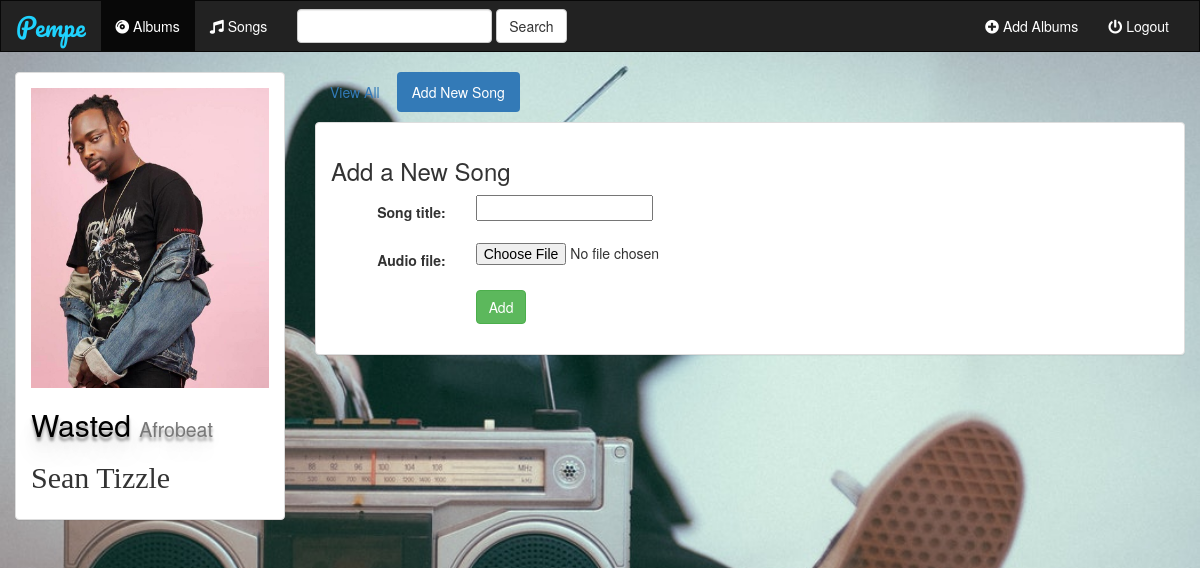
Screenshot of /music/6/create_song/ with the database file from the repository.
### music/models.py (models this page shows, shortened)
class Album(models.Model):
    artist = models.CharField(max_length=250)
    album_title = models.CharField(max_length=500)
    genre = models.CharField(max_length=100)
    album_logo = models.FileField()
    is_favorite = models.BooleanField(default=False)
    def __str__(self):
        return self.album_title + " - " + self.artist

### music/views.py (the view, shortened to what this page needs)
# urls.py: url(r'^(?P<album_id>[0-9]+)/create_song/$', views.create_song, name='create_song'),
def create_song(request, album_id):
    form = SongForm(request.POST or None, request.FILES or None)
    album = get_object_or_404(Album, pk=album_id)
    context = {
        'album': album,
        'form': form,
    }
    return render(request, 'music/create_song.html', context)

### music/forms.py
class SongForm(forms.ModelForm):
    class Meta:
        model = Song
        fields = ['song_title', 'audio_file']

### music/templates/music/create_song.html (shortened to what this page needs)
{% extends 'music/base.html' %}
{% block albums_active %}active{% endblock %}
{% block body %}
<div class="container-fluid">
    <div class="row">
        <div class="col-sm-4 col-md-3">
            <div class="panel panel-default">
                <div class="panel-body">
                        <a href="{% url 'music:detail' album.id %}">
                            {% if album.album_logo %}
                                <img style="height: 300px;width: 100%" src="{{ album.album_logo.url }}" class="img-responsive">
                            {% else %}
                                <h3>No image to display</h3>
                            {% endif %}
                        </a>
                    <h1 style="text-shadow: 0px 4px 3px rgba(0,0,0,0.4),
                                            0px 8px 13px rgba(0,0,0,0.1),
                                            0px 18px 23px rgba(0,0,0,0.1);
                                            font-size: 30px;
                                            color: #000000">{{ album.album_title }} <small>{{ album.genre }}</small></h1>
                    <h2 style="font-family: italic;">{{ album.artist }}</h2>
                </div>
            </div>
        </div>
        <div class="col-sm-8 col-md-9">
            <ul class="nav nav-pills" style="margin-bottom: 10px;">
                <li role="presentation"><a href="{% url 'music:detail' album.id %}">View All</a></li>
                <li role="presentation" class="active"><a href="{% url 'music:create_song' album.id %}">Add New Song</a></li>
            </ul>
            <div class="panel panel-default">
                <div class="panel-body">
                    <h3>Add a New Song</h3>
                    <form class="form-horizontal" role="form" action="" method="post" enctype="multipart/form-data">
                        {% include 'music/form_template.html' %}
                        <div class="form-group">
                            <div class="col-sm-offset-2 col-sm-10">
                                <button type="submit" class="btn btn-success">Add</button>
                            </div>
                        </div>
                    </form>
                </div>
            </div>
        </div>
    </div>
</div>
{% endblock %}

### music/static/music/style.css (style rules this page uses)
body { background: white url("images/background.jpg"); background-size: cover; background-repeat: no-repeat; background-position: center; background-attachment: fixed; }

### rows the page displays
Album: album_logo (picture), album_title "Wasted", genre "Afrobeat", artist "Sean Tizzle"

### other values shown
{{ field.label_tag }} "Song title:" "Audio file:"
